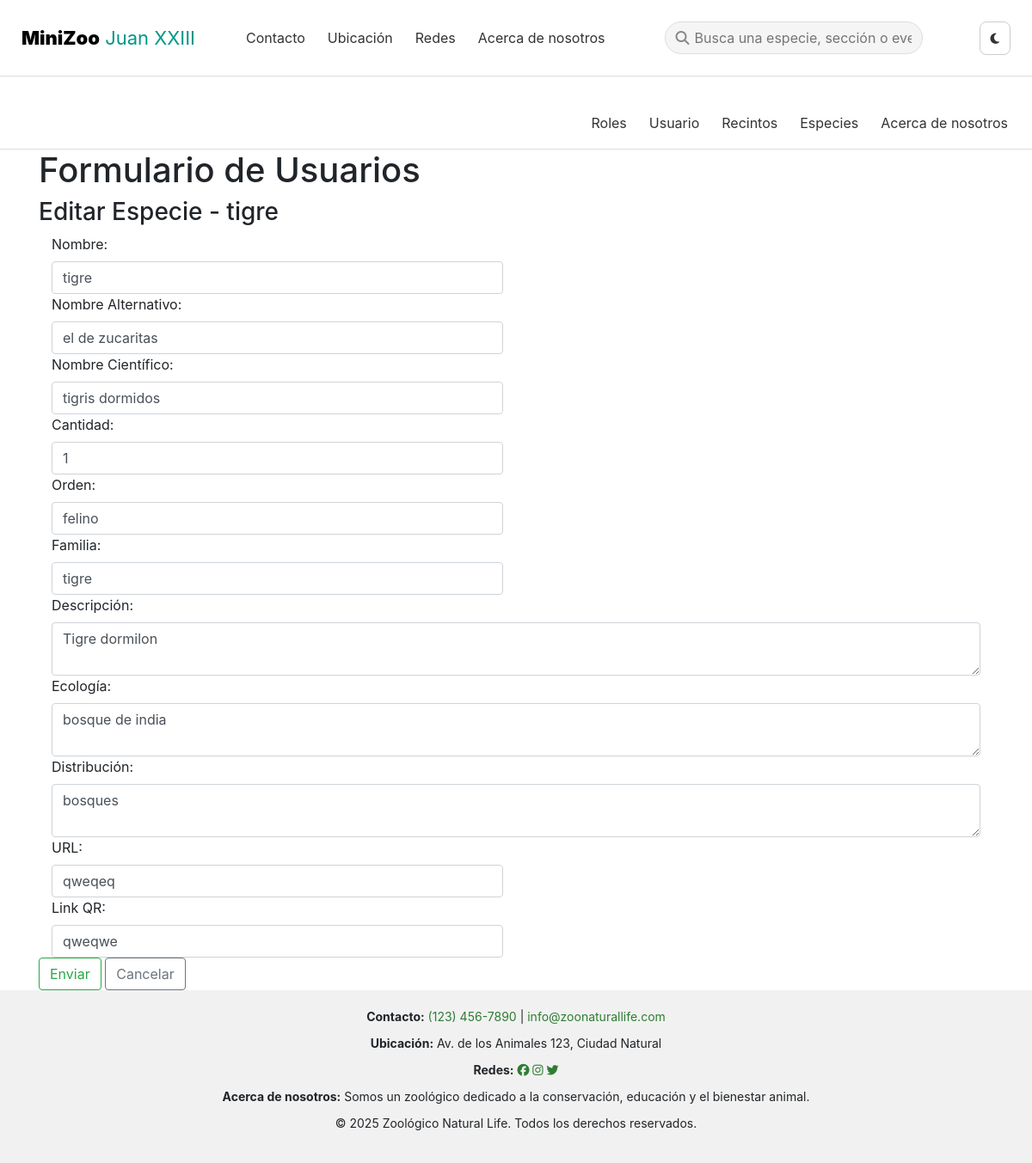
Before: /0529/especies/index.php?accion=editar&id=1 with the older database file.
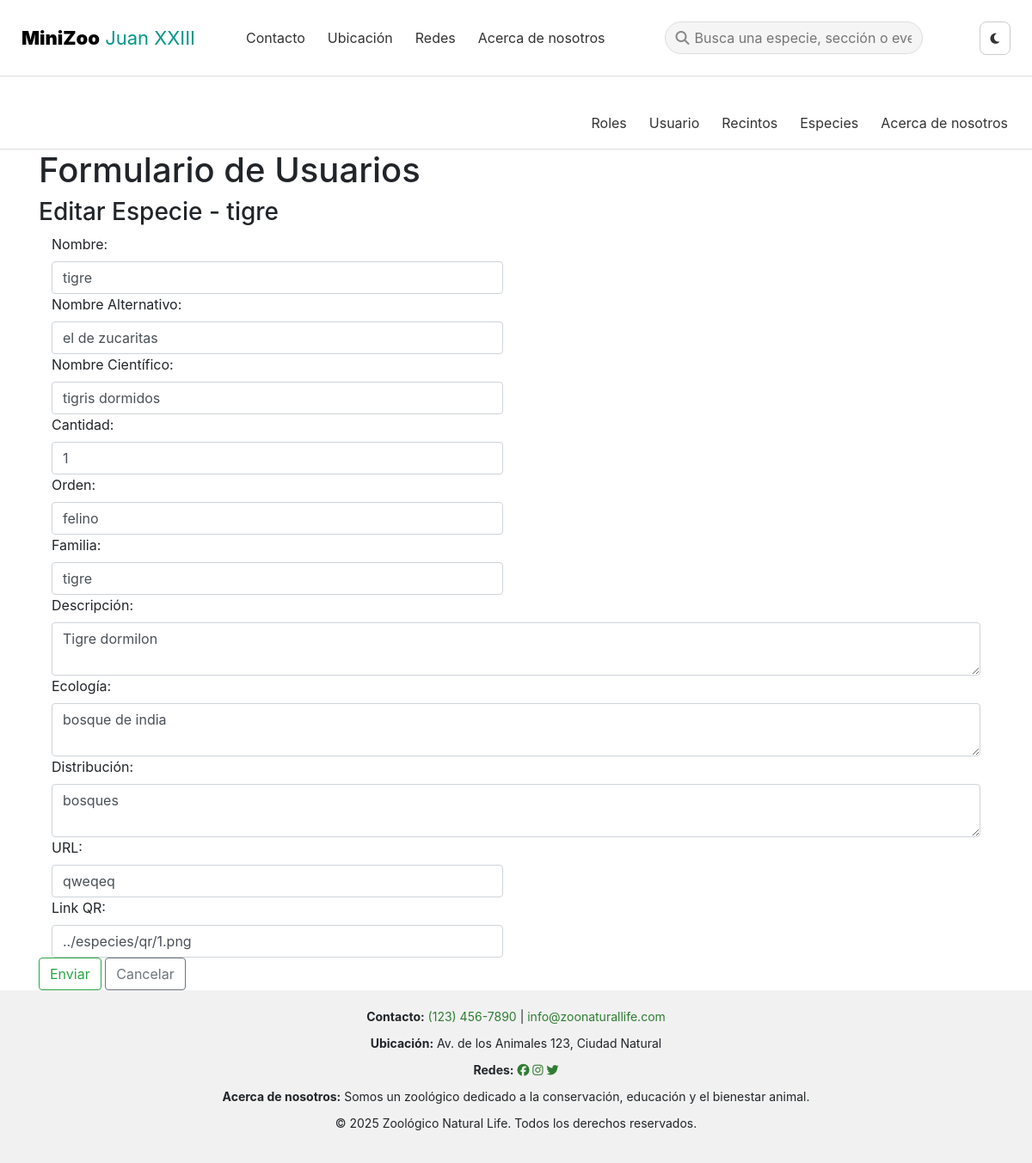
After: the same page with the newer database file.
### tables this page shows
CREATE TABLE `especies` (
  `id` int(11) NOT NULL,
  `nombre` varchar(191) NOT NULL,
  `nombre_alternativo` varchar(191) DEFAULT NULL,
  `nombre_cientifico` varchar(191) DEFAULT NULL,
  `cantidad` int(11) DEFAULT NULL,
  `orden` varchar(191) DEFAULT NULL,
  `familia` varchar(191) DEFAULT NULL,
  `descripcion` text DEFAULT NULL,
  `ecologia` text DEFAULT NULL,
  `distribucion` text DEFAULT NULL,
  `link_url` varchar(191) DEFAULT NULL,
  `link_qr` varchar(191) DEFAULT NULL
);

### 0529/especies/_form.php (the view, shortened to what this page needs)
<h1>Formulario de Usuarios</h1>
<h3><?php echo $titulo; ?></h3>
<form action="index.php?accion=<?php echo $accion; ?>" method="post">
    <div class="col-md-6">
        <label for="nombre" class="form-label">Nombre:</label>
        <input type="text" id="nombre" name="nombre" class="form-control" required value="<?php echo $nombre; ?>">
    </div>
    <div class="col-md-6">
        <label for="nombre_alternativo" class="form-label">Nombre Alternativo:</label>
        <input type="text" id="nombre_alternativo" name="nombre_alternativo" class="form-control" value="<?php echo $nombre_alternativo; ?>">
    </div>
    <div class="col-md-6">
        <label for="nombre_cientifico" class="form-label">Nombre Científico:</label>
        <input type="text" id="nombre_cientifico" name="nombre_cientifico" class="form-control" value="<?php echo $nombre_cientifico; ?>">
    </div>
    <div class="col-md-6">
        <label for="cantidad" class="form-label">Cantidad:</label>
        <input type="number" id="cantidad" name="cantidad" class="form-control" value="<?php echo $cantidad; ?>">
    </div>
    <div class="col-md-6">
        <label for="orden" class="form-label">Orden:</label>
        <input type="text" id="orden" name="orden" class="form-control" value="<?php echo $orden; ?>">
    </div>
    <div class="col-md-6">
        <label for="familia" class="form-label">Familia:</label>
        <input type="text" id="familia" name="familia" class="form-control" value="<?php echo $familia; ?>">
    </div>
    <div class="col-md-12">
        <label for="descripcion" class="form-label">Descripción:</label>
        <textarea id="descripcion" name="descripcion" class="form-control"><?php echo $descripcion; ?></textarea>
    </div>
    <div class="col-md-12">
        <label for="ecologia" class="form-label">Ecología:</label>
        <textarea id="ecologia" name="ecologia" class="form-control"><?php echo $ecologia; ?></textarea>
    </div>
    <div class="col-md-12">
        <label for="distribucion" class="form-label">Distribución:</label>
        <textarea id="distribucion" name="distribucion" class="form-control"><?php echo $distribucion; ?></textarea>
    </div>
    <div class="col-md-6">
        <label for="link_url" class="form-label">URL:</label>
        <input type="text" id="link_url" name="link_url" class="form-control" value="<?php echo $link_url; ?>">
    </div>
    <div class="col-md-6">
        <label for="link_qr" class="form-label">Link QR:</label>
        <input type="text" id="link_qr" name="link_qr" class="form-control" value="<?php echo $link_qr; ?>">
    </div>
    <button type="submit" class="btn btn-outline-success">Enviar</button>
    <a href="index.php" class="btn btn-outline-secondary">Cancelar</a>
</form>
</div>

Changed rows visible on the page:
changed especies "Editar Especie - tigre": link_qr "qweqwe" → "../especies/qr/1.png"
